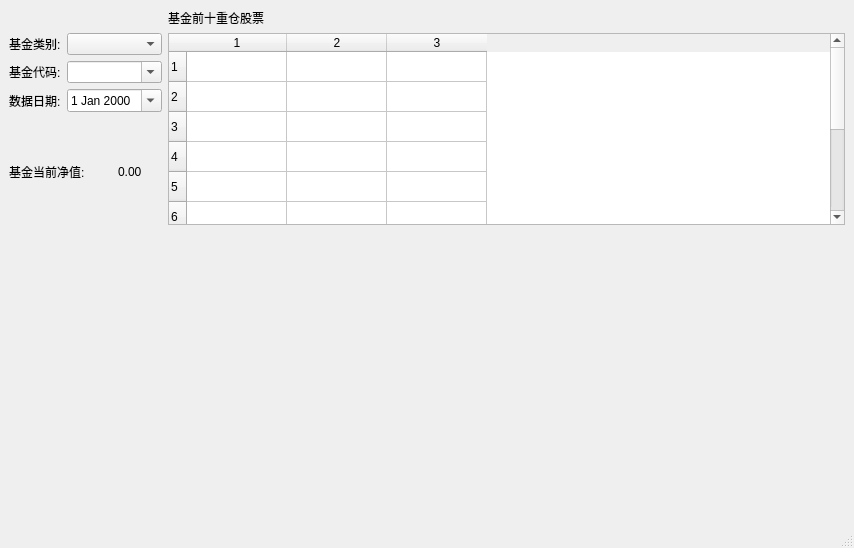
<?xml version="1.0" encoding="UTF-8"?>
<ui version="4.0">
 <class>MainWindow</class>
 <widget class="QMainWindow" name="MainWindow">
  <property name="geometry">
   <rect>
    <x>0</x>
    <y>0</y>
    <width>854</width>
    <height>548</height>
   </rect>
  </property>
  <property name="sizePolicy">
   <sizepolicy hsizetype="Preferred" vsizetype="Preferred">
    <horstretch>0</horstretch>
    <verstretch>0</verstretch>
   </sizepolicy>
  </property>
  <property name="windowTitle">
   <string>MainWindow</string>
  </property>
  <widget class="QWidget" name="centralwidget">
   <property name="sizePolicy">
    <sizepolicy hsizetype="Preferred" vsizetype="Preferred">
     <horstretch>0</horstretch>
     <verstretch>0</verstretch>
    </sizepolicy>
   </property>
   <layout class="QHBoxLayout" name="horizontalLayout">
    <item>
     <layout class="QGridLayout" name="gridLayout" rowstretch="0,0,0,0,0,1">
      <item row="0" column="3">
       <widget class="QLabel" name="label_5">
        <property name="text">
         <string>基金前十重仓股票</string>
        </property>
       </widget>
      </item>
      <item row="1" column="0">
       <widget class="QLabel" name="label">
        <property name="text">
         <string>基金类别:</string>
        </property>
       </widget>
      </item>
      <item row="1" column="1" colspan="2">
       <widget class="QComboBox" name="fund_cat"/>
      </item>
      <item row="1" column="3" rowspan="4">
       <widget class="QTableWidget" name="top_stocks">
        <property name="rowCount">
         <number>10</number>
        </property>
        <property name="columnCount">
         <number>3</number>
        </property>
        <attribute name="horizontalHeaderCascadingSectionResizes">
         <bool>false</bool>
        </attribute>
        <attribute name="horizontalHeaderStretchLastSection">
         <bool>false</bool>
        </attribute>
        <attribute name="verticalHeaderStretchLastSection">
         <bool>false</bool>
        </attribute>
        <row/>
        <row/>
        <row/>
        <row/>
        <row/>
        <row/>
        <row/>
        <row/>
        <row/>
        <row/>
        <column/>
        <column/>
        <column/>
       </widget>
      </item>
      <item row="2" column="0">
       <widget class="QLabel" name="label_2">
        <property name="text">
         <string>基金代码:</string>
        </property>
       </widget>
      </item>
      <item row="2" column="1" colspan="2">
       <widget class="QComboBox" name="fund_code">
        <property name="editable">
         <bool>true</bool>
        </property>
       </widget>
      </item>
      <item row="3" column="0">
       <widget class="QLabel" name="label_4">
        <property name="text">
         <string>数据日期:</string>
        </property>
       </widget>
      </item>
      <item row="3" column="1" colspan="2">
       <widget class="QDateEdit" name="fund_date">
        <property name="calendarPopup">
         <bool>true</bool>
        </property>
       </widget>
      </item>
      <item row="4" column="0" colspan="2">
       <widget class="QLabel" name="label_3">
        <property name="text">
         <string>基金当前净值:</string>
        </property>
       </widget>
      </item>
      <item row="4" column="2">
       <widget class="QLabel" name="F_rate">
        <property name="text">
         <string>0.00</string>
        </property>
       </widget>
      </item>
      <item row="5" column="0" colspan="4">
       <widget class="top_stock_mat" name="widget" native="true">
        <property name="enabled">
         <bool>true</bool>
        </property>
       </widget>
      </item>
     </layout>
    </item>
   </layout>
  </widget>
  <widget class="QMenuBar" name="menubar">
   <property name="geometry">
    <rect>
     <x>0</x>
     <y>0</y>
     <width>854</width>
     <height>25</height>
    </rect>
   </property>
  </widget>
  <widget class="QStatusBar" name="statusbar"/>
 </widget>
 <customwidgets>
  <customwidget>
   <class>top_stock_mat</class>
   <extends>QWidget</extends>
   <header>top_stock_mat.h</header>
   <container>1</container>
  </customwidget>
 </customwidgets>
 <resources/>
 <connections/>
</ui>
